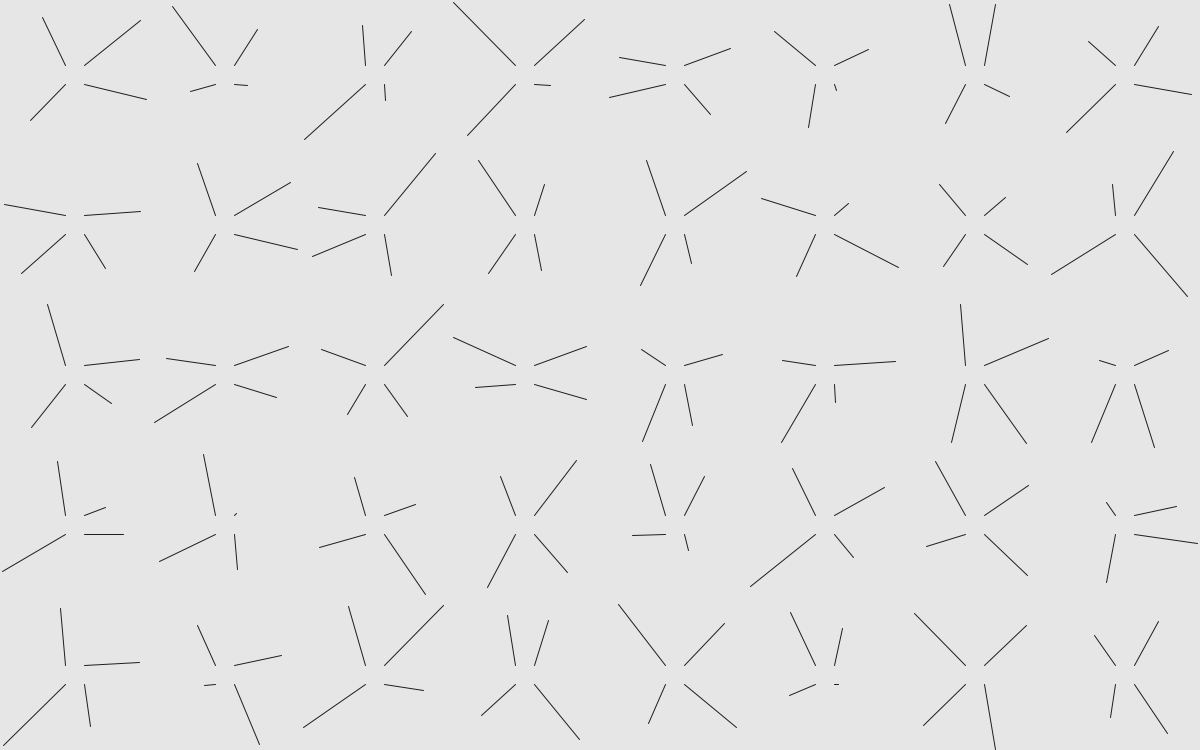
Frame 1 (no input)
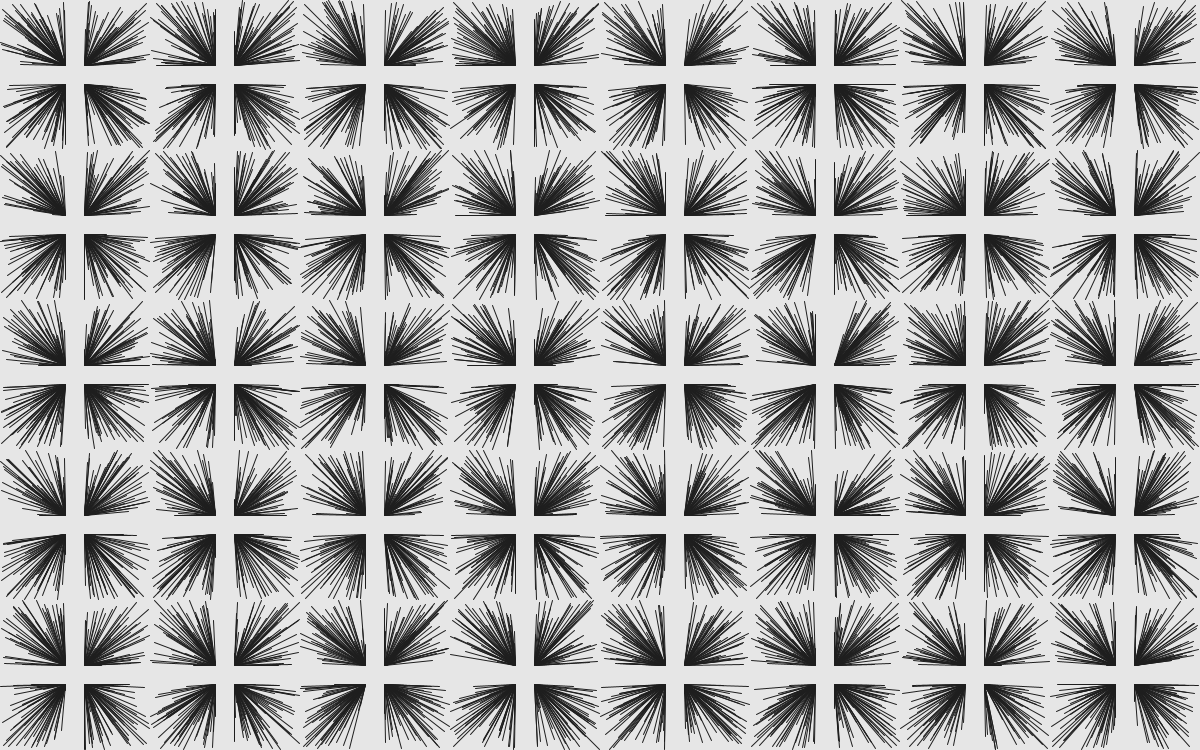
Frame 60 (the mouse pressed at the canvas centre just before this capture)
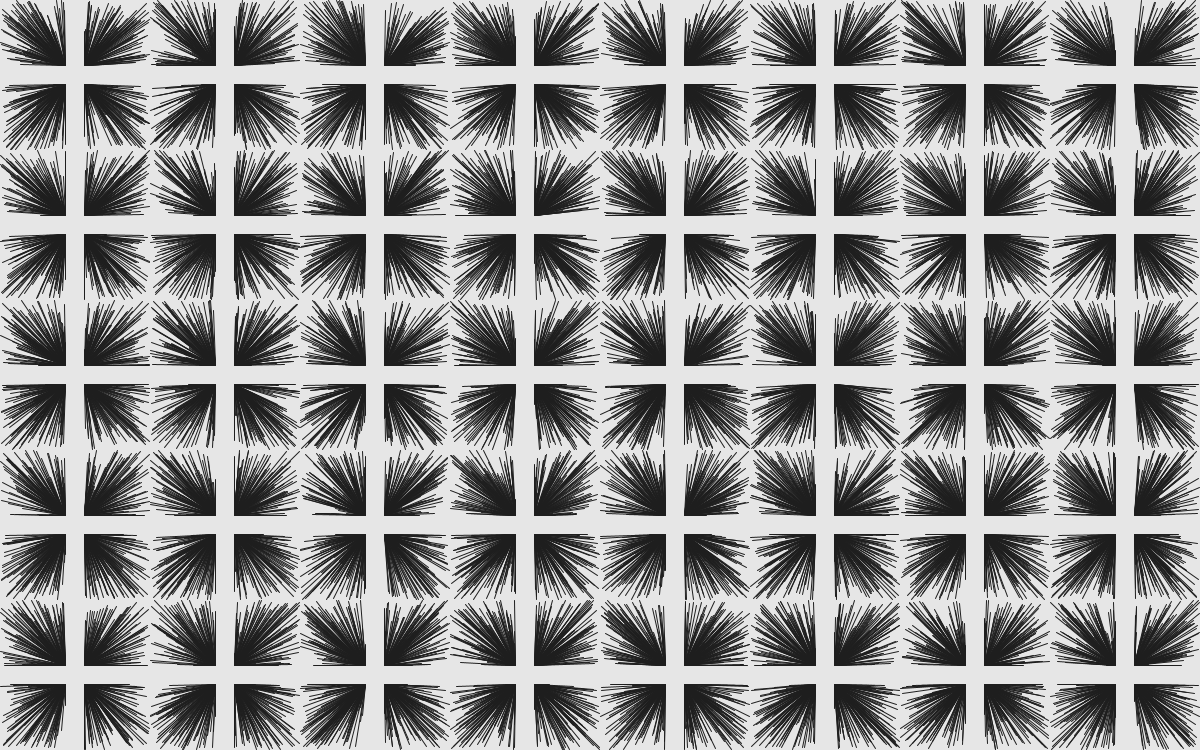
Frame 120 (the mouse held since frame 60 and released just before this capture)

The Processing sketch that drew these frames (run headless with seeded random() and noise(); from frame 60 on, the mouse is pressed at the canvas centre):

// Processing sketch: processing_109347
// ── processing_109347.pde

//Adjust these for density/size
int loops = 0;
float maxLoops = 19999;
float tilesize = 150.0;

//static variables
float Tneg = tilesize/2.285;
float Tpos = tilesize/1.777;
float cols= 0.0, rows = 0.0;

//import processing.pdf.*;

void setup() 
{ 
  background (230);
  size (1200, 750);
    cols= width/tilesize;
    rows = height/tilesize;
// beginRecord(PDF, "radiationcross.pdf"); 
}


void draw ()
{         
  for (int i = 0; i <=rows; i++)
  {
    for (int j = 0 ; j <= cols; j++)
    {
      loops++;
      stroke(30);

      pushMatrix();
        translate(j*tilesize, i*tilesize); 
        line(Tneg, Tneg, random(0, Tneg), random (0, Tneg));
        line(Tpos, Tpos, random(Tpos, tilesize), random (Tpos, tilesize));
        line(Tpos, Tneg, random(Tpos, tilesize), random (0, Tneg));
        line(Tneg, Tpos, random(0, Tneg), random (Tpos, tilesize));
      popMatrix();
    }
    if (loops > maxLoops) noLoop();
 //  if (loops > maxLoops) endRecord();
  }
}


     
